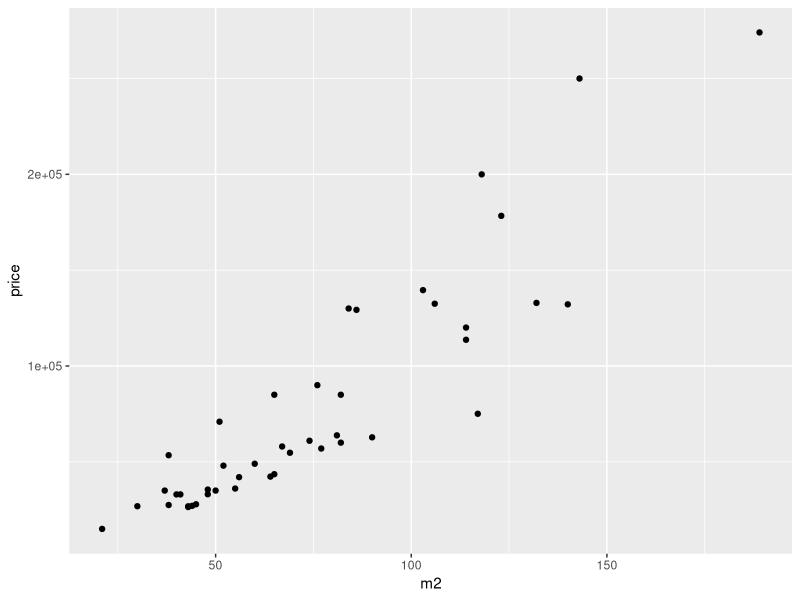
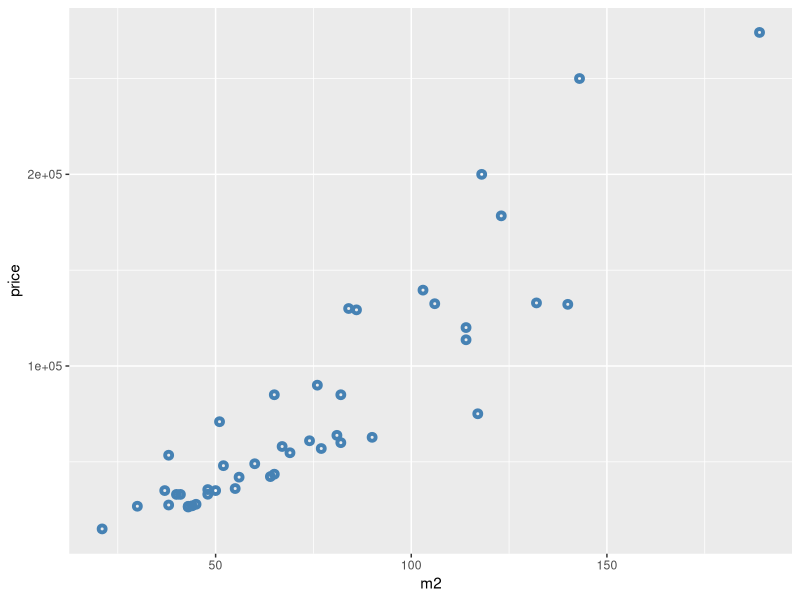

Source code (R) for these figures, in order: (Note: this script raises an error after producing the figures.)
## ---- chunk 1
#Source files are here
#setwd('D:/ML')
#Download the files
f1 <- read.csv2('flats_test.csv', header = TRUE, encoding = 'UNICOD')
f2 <- read.csv2('flats_fit.csv', header = TRUE, encoding = 'UNICOD')
f2 <- f2[-1]
f <- dplyr::bind_cols(f1, f2)
f <- f[,-1]
f$type <- as.factor(f$type)
head(f)
## ---- chunk 2
library(ggplot2)
gg <- ggplot(f, aes(x=m2, y=price)) 
gg + geom_point()
## ---- chunk 3
gg + geom_point(size=1, shape=1, color="steelblue", stroke=2)  # 'stroke' controls the thickness of point boundary
## ---- chunk 4
#Make the aesthetics vary based on a variable.
gg + geom_point(aes(size=rooms, shape=location, color=type, stroke=condition))  
## ---- chunk 5
gg1 <- gg + geom_point(aes(color=type))
gg2 <- gg1 + labs(title="Flats", x="M2", y="Price")  
print(gg2)
## ---- chunk 6
gg2 + theme(text=element_text(color="dark blue"))  # all text turns blue.
## ---- chunk 7
gg3 <- gg2 + theme(plot.title=element_text(size=15), axis.title.x=element_text(size=10), axis.title.y=element_text(size=10), axis.text.x=element_text(size=5), axis.text.y=element_text(size=5))
print(gg3)
## ---- chunk 8
gg3 + coord_cartesian(xlim=c(0,100), ylim=c(0, 100000)) + geom_smooth()  # zoom in
## ---- chunk 9
gg3 + theme(axis.text.x=element_text(angle=90), axis.text.y=element_text(angle=45))
## ---- chunk 10
gg3 + coord_flip()  # flips X and Y axis.
## ---- chunk 11
gg3 + theme(panel.background = element_rect(fill = 'gray'),
  panel.grid.major = element_line(colour = "firebrick", size=2),
  panel.grid.minor = element_line(colour = "dark blue", size=1))
## ---- chunk 12
gg3 + theme(plot.background=element_rect(fill="yellowgreen"), plot.margin = unit(c(2, 4, 1, 3), "cm")) # top, right, bottom, left

#Colors

#The whole list of colors are displayed at your R console in the color() function. Here are few of my suggestions for nice looking colors and backgrounds:

#    steelblue (points and lines)
#    firebrick (point and lines)
#    springgreen (fills)
#    violetred (fills)
#    tomato (fills)
#    skyblue (bg)
#    sienna (points, lines)
#    slateblue (fills)
#    seagreen (points, lines, fills)
#    sandybrown (fills)
#    salmon (fills)
#    saddlebrown (lines)
#    royalblue (fills)
#    orangered (point, lines, fills)
#    olivedrab (points, lines, fills)
#    midnightblue (lines)
#    mediumvioletred (points, lines, fills)
#    maroon (points, lines, fills)
#    limegreen (fills)
#    lawngreen (fills)
#    forestgreen (lines, fills)
#    dodgerblue (fills, bg)
#    dimgray (grids, secondary bg)
#    deeppink (fills)
#    darkred (lines, points)
## ---- chunk 13
gg3 + theme(legend.position="none")  # hides the legend
## ---- chunk 14
#Outside plot
p1 <- gg3 + theme(legend.position="top")  # top / bottom / left / right
#Inside plot
p2 <- gg3 + theme(legend.justification=c(1,0), legend.position=c(1,0))  # legend justification is the anchor point on the legend, considering the bottom left of legend as (0,0)
gridExtra::grid.arrange(p1, p2, ncol=2)
## ---- chunk 15
gg + geom_text(aes(label=type, color=location), size=3) 
## ---- chunk 16
library(grid)
my_grob = grobTree(textGrob("Linear?", x=0.8, y=0.2, gp=gpar(col="firebrick", fontsize=25, fontface="bold")))
gg3 + annotation_custom(my_grob)
## ---- chunk 17
gg3 + geom_smooth(aes())  # method could be - 'lm', 'loess', 'gam'
## ---- chunk 18
p1 <- gg3 + geom_hline(yintercept=100000, size=2, linetype="dotted", color="green") # linetypes: solid, dashed, dotted, dotdash, longdash and twodash
p2 <- gg3 + geom_vline(xintercept=100, size=2, color="firebrick")
gridExtra::grid.arrange(p1,p2, ncol=2)
## ---- chunk 19
gg <- ggplot(f, aes(x=location))
gg + geom_bar()  # frequency table
## ---- chunk 20
gg_bar <- ggplot(f, aes(x=location, y=price)) + geom_bar(stat = "identity", aes(fill=location))
print(gg_bar)
## ---- chunk 21
library(RColorBrewer)
display.brewer.all(n=20, exact.n=FALSE)  # display available color palettes
ggplot(f, aes(x=location, y=price, fill=factor(location))) + geom_bar(stat="identity") + scale_fill_brewer(palette="Reds")  # "Reds" is palette name
## ---- chunk 22
ggplot(f, aes(x=m2)) + geom_area(aes(y=p_dt), fill="yellowgreen", color="yellowgreen") + geom_area(aes(y=p_sr), fill="dodgerblue", alpha=0.7, linetype="dotted") + labs(title="SR vs DT")
## ---- chunk 23
p1 <- ggplot(f, aes(factor(location), price)) + geom_boxplot(aes(fill = factor(location)), width=0.5, outlier.colour = "dodgerblue", outlier.size = 2, outlier.shape = 6, outlier.stroke = 2, notch=T) + labs(title="Box plot")
p2 <- ggplot(f, aes(factor(type), price)) + geom_violin(aes(fill = factor(type)), width=0.5, trim=F) + labs(title="Violin plot")
gridExtra::grid.arrange(p1, p2, ncol=2)
## ---- chunk 24
ggplot(f, aes(price)) + geom_density(aes(fill = factor(location)), color="white", alpha=0.8, size=0.5) + labs(title="Density plot")  
## ---- chunk 25
library(RColorBrewer)
ggplot(f, aes(x=location, y=condition, fill=price, label=price)) + geom_tile() + theme_bw() + labs(title="Correlation plot") + theme(text=element_text(size=20), legend.position="none")+ scale_fill_gradient2()
